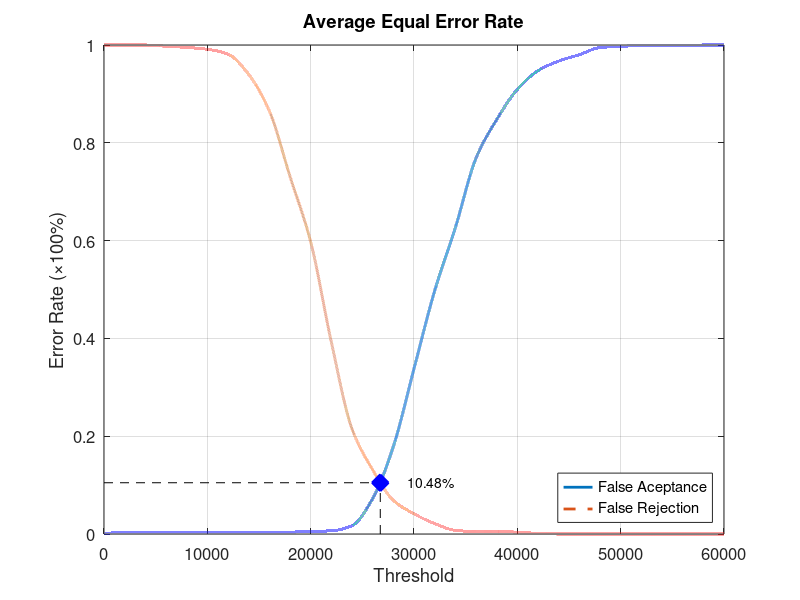
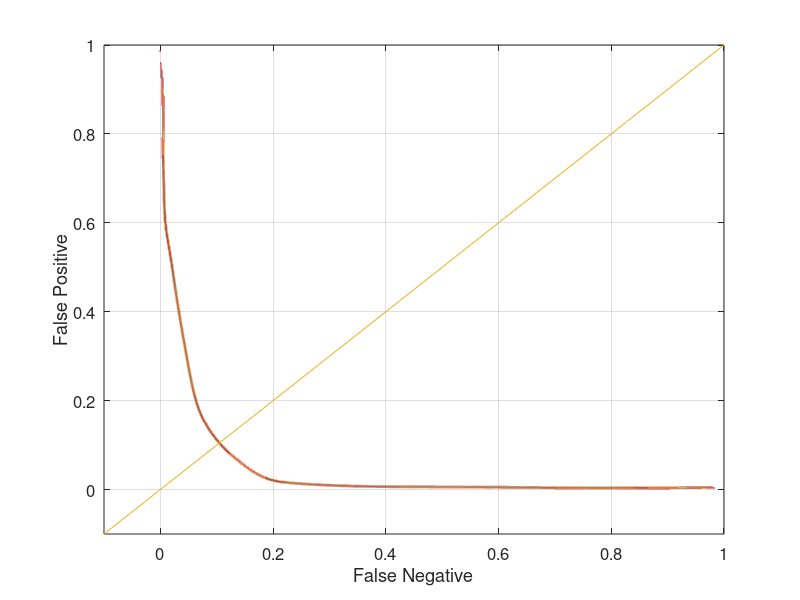

Recreate these plots in MATLAB, in order.
function yEER = Experiment1Average
close all;
clear;
clc;
x = 0:2000:60000;
xq = 0:0.5:60000;

y0 = [0 0.00394737 0.00394737 0.00394737 0.00394737 0.00394737 0.00394737 0.00394737 0.00394737 0.00394737 0.00526316 0.00657895 0.0171053 0.0723684 0.178947 0.338158 0.497368 0.626316 0.768421 0.847368 0.909211 0.947368 0.967105 0.980263 0.994737 0.997368 0.998684 0.998684 0.998684 1 1];
yy0 = interp1(x, y0, xq, 'pchip');
y1 = [1 1 1 0.9975 0.995 0.99125 0.98125 0.94 0.865 0.73125 0.5975 0.3925 0.215 0.13125 0.06875 0.04125 0.02125 0.0075 0.005 0.005 0.00375 0.00125 0 0 0 0 0 0 0 0 0];
yy1 = interp1(x, y1, xq, 'pchip');

% Calculating EER: 
y2 = abs(y0 - y1);
find(y2 == min(y2))
yy2 = abs(yy0 - yy1);
xEER = find(yy2 == min(yy2));
xEERIndex = xq(xEER) % X-axis EER
yEER = yy0(xEER) % Y-axis EER

main = figure
plot(xq, yy0,'-','LineWidth', 2);	hold on
plot(xq, yy1,'--','LineWidth', 2);	hold on
plot([xEERIndex xEERIndex], [0 yEER], 'k--');	hold on
plot([0 xEERIndex], [yEER yEER], 'k--');	hold on
plot(xEERIndex, yEER, 'bx', 'LineWidth', 10);	hold on
text(xEERIndex + 10 * xEERIndex / 100, yEER, [num2str(round((10000 * yEER)) / 100) '%'])
legend('False Aceptance', 'False Rejection', 'Location', 'SouthEast')
xlabel('Threshold')
ylabel('Error Rate (\times100%)')
title('Average Equal Error Rate')
set(gca, 'FontSize', 12)
axis([0 60000 0 1])
grid on

print(main, 'Experiment1AverageMain', '-dpng');
FNRxFPR = figure('Color', [1 1 1]);
plot(yy1, yy0, '-', yy1, yy0, 'LineWidth', 2);
hold on
y = -0.1:0.1:1
plot(y, y); 
set(gca, 'FontSize', 12)
xlabel('False Negative')
ylabel('False Positive')
axis([-0.1 1 -0.1 1])
set(gca, 'FontSize', 12)
grid on

print(FNRxFPR, 'Experiment1AverageFNRxFPR','-dpng');
end
